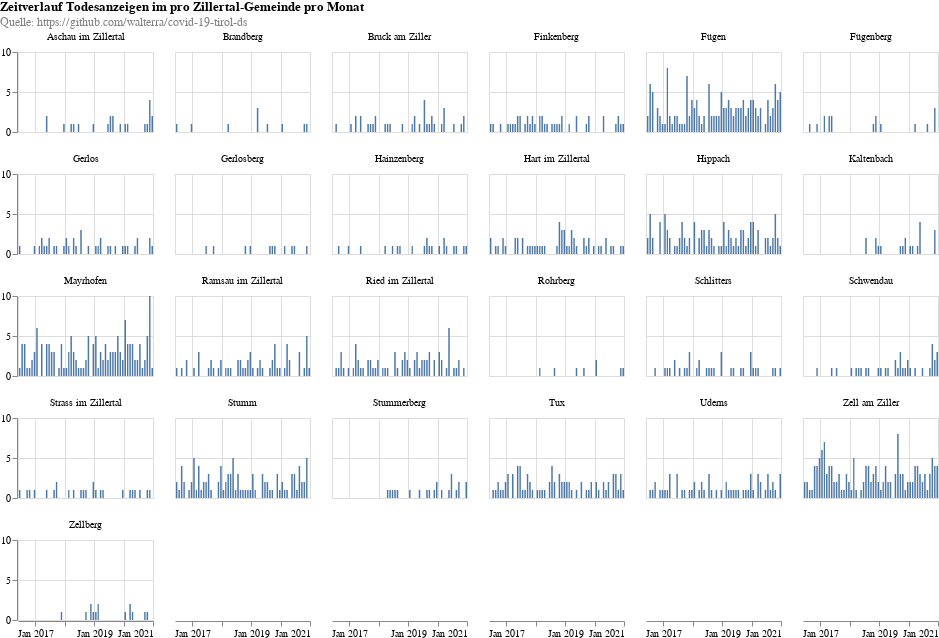

Notebook source saved alongside this figure:
### Code cell
alt.renderers.enable('html')
alt.data_transformers.disable_max_rows()

def municipalyChartZillertal():
    df_sm = df_zillertal

    df_sm = df_sm.groupby(['date','district','municipaly']).size().reset_index(name='count')

    bars = alt.Chart().mark_bar().encode(
        x=alt.X('yearmonth(date):T', title=None),
        y=alt.Y('sum(count):Q', title=None),
        tooltip=['yearmonth(date):T', 'sum(count):Q']
    ).properties(
        width=135,
        height=80,
    )
    
    line = alt.Chart().mark_rule(color='lightblue').encode(
        y='avg:Q',
        size=alt.SizeValue(1.5),
        tooltip=['avg:Q']
    ).transform_timeunit(
        yearmonth='yearmonth(date)'
    ).transform_aggregate(
        sum_deaths='sum(count)',
        sum_buckets='distinct(yearmonth)'
    ).transform_calculate(
        avg='datum.sum_deaths / datum.sum_buckets'
    )
    
    return alt.layer(bars, data=df_sm).facet(
        facet=alt.Facet('municipaly:N', title=None),
        columns=6,
        padding=0,
        title={
          "text": ["Zeitverlauf Todesanzeigen im pro Zillertal-Gemeinde pro Monat"], 
          "subtitle": [
#               "Durchschnitt pro Monat in Hellblau",
              "Quelle: https://github.com/walterra/covid-19-tirol-ds"
          ],
          "color": "black",
          "subtitleColor": "gray"
        },
    )

municipalyChartZillertal()

### Figure 1 — Vega-Lite specification as saved in the notebook (floating-point values rounded to 4 significant figures; data arrays with more than 128 entries replaced by an {"elided": "..."} marker saying what was removed)
{"config": {"view": {"continuousWidth": 400, "continuousHeight": 300}}, "data": {"name": "data-a42a1664641fe15bd81062c32ffb5477"}, "facet": {"type": "nominal", "field": "municipaly", "title": null}, "spec": {"layer": [{"mark": "bar", "encoding": {"tooltip": [{"type": "temporal", "field": "date", "timeUnit": "yearmonth"}, {"type": "quantitative", "aggregate": "sum", "field": "count"}], "x": {"type": "temporal", "field": "date", "timeUnit": "yearmonth", "title": null}, "y": {"type": "quantitative", "aggregate": "sum", "field": "count", "title": null}}, "height": 80, "width": 135}]}, "columns": 6, "padding": 0, "title": {"text": ["Zeitverlauf Todesanzeigen im pro Zillertal-Gemeinde pro Monat"], "subtitle": ["Quelle: https://github.com/walterra/covid-19-tirol-ds"], "color": "black", "subtitleColor": "gray"}, "$schema": "https://vega.github.io/schema/vega-lite/v4.8.1.json", "datasets": {"data-a42a1664641fe15bd81062c32ffb5477": {"elided": "1305 records"}}}
